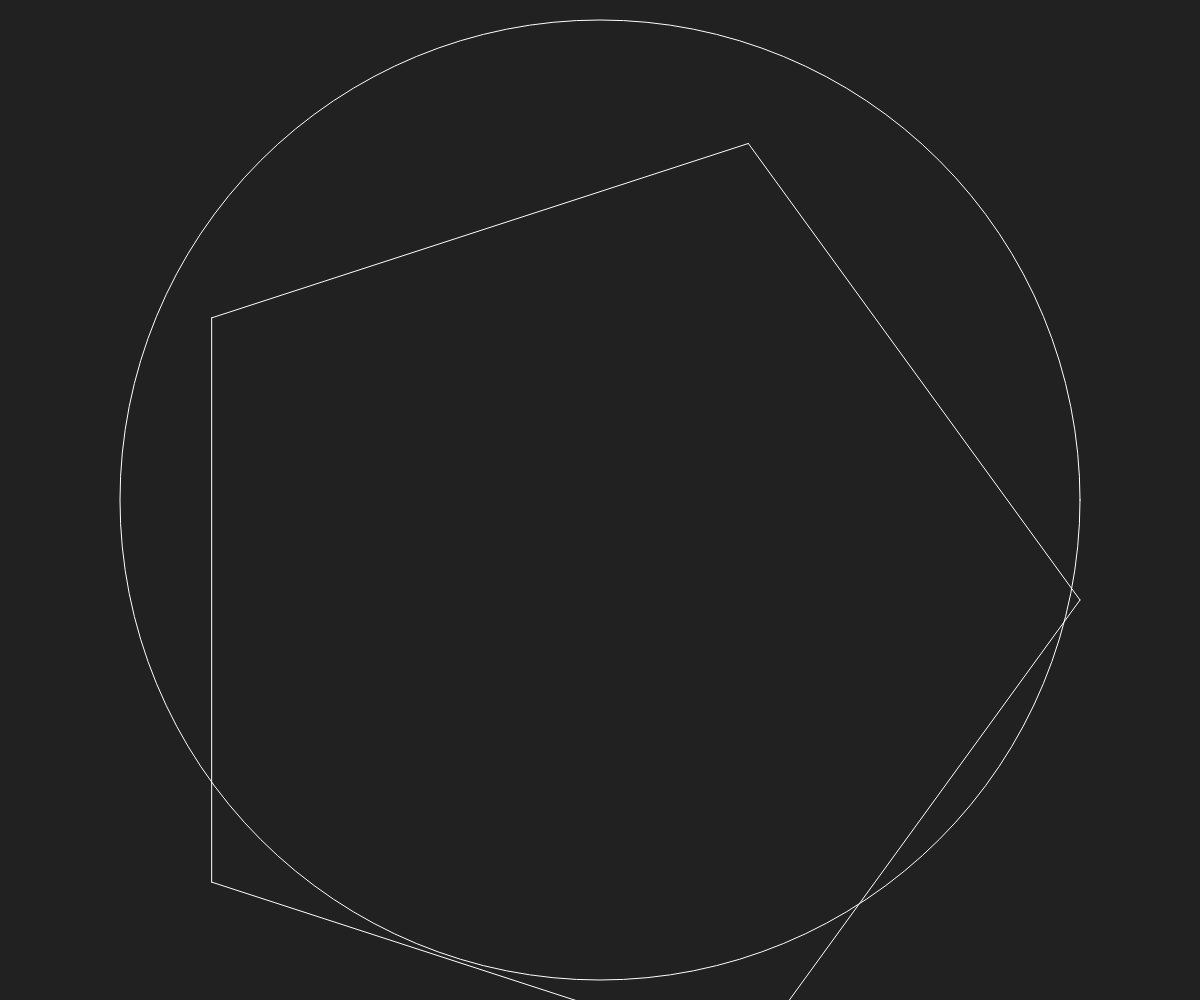
Frame 1 (no input)
Frame 2 (the mouse pressed at the canvas centre, redrawn once): identical to frame 1, image omitted

The p5.js sketch that drew this single still picture (run headless with seeded random() and noise() and a simulated clock; the mouse was pressed at the canvas centre and the sketch redrawn once):

// p5.js sketch
// ── sketch.js
"use strict";

const palette = ["#D4E09B", "#F6F4D2", "#CBDFBD", "#F19C79", "#A44A3F"];

//==========
// p5.js

function setup(){
	createCanvas(windowWidth, windowHeight);
	noLoop();
}

function draw(){

	background(33);
	angleMode(DEGREES);
	rectMode(CENTER);

	noFill();
	stroke(255);
	strokeWeight(1);

	let radius = width * 0.4;
	let cX = width / 2;
	let cY = height / 2;

	circle(cX, cY, radius*2);

	let t = 5;
	let p = 360 / t;
	for(let i=0; i<t; i++){

		let aX = cX + radius * cos(i*p);
		let aY = cX + radius * sin(i*p);

		let bX = cX + radius * cos((i+1)*p);
		let bY = cX + radius * sin((i+1)*p);

		line(aX, aY, bX, bY);
	}
}

function getColor(){
	let c = floor(random(palette.length));
	return palette[c];
}
